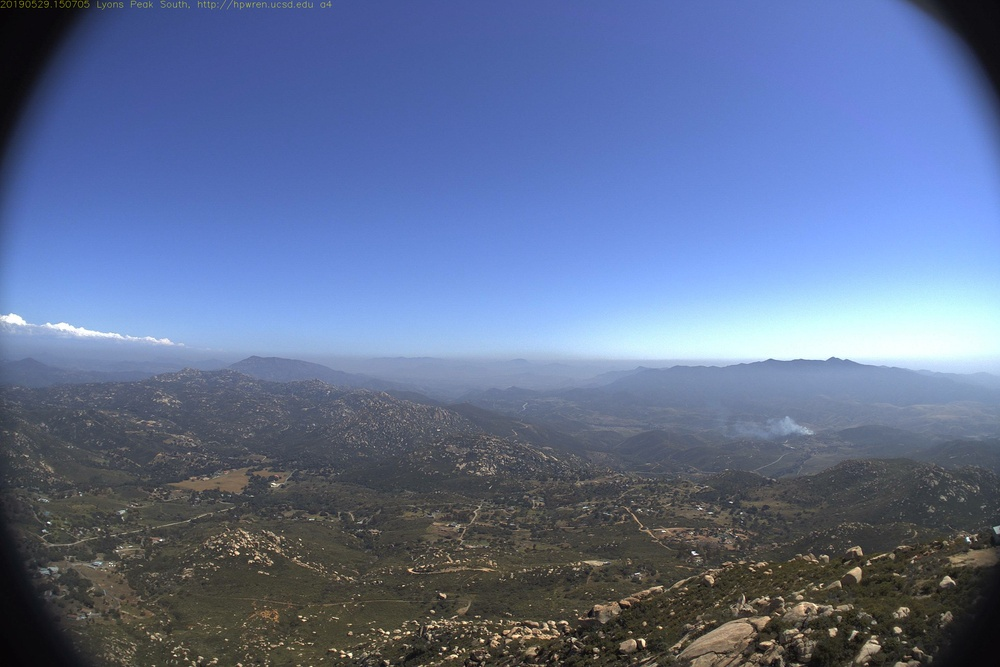
#> input picture examples/noosa/1559167625_+00240.jpg, 1000 x 667 px, shrunk from 3072 x 2048 before the run, found by its file name
$ python cv2_mask.py
#> lines starting #> are read from the running program, lines starting #| are printed output that depends on the picture; after the words box and inside, x2 and y2 are one past the last pixel; in counts of white or black regions, pixels touching at a corner belong together
import cv2

# Load image, create mask, and draw white circle on mask
image_path = "examples/noosa/1559167625_+00240.jpg"
image = cv2.imread(image_path)
#> image is the input picture: shape (667, 1000, 3); mean B, G, R 147.8, 111.9, 95.4

mask_path = "examples/noosa/1559167625_+00240.png"
mask = cv2.imread(mask_path)
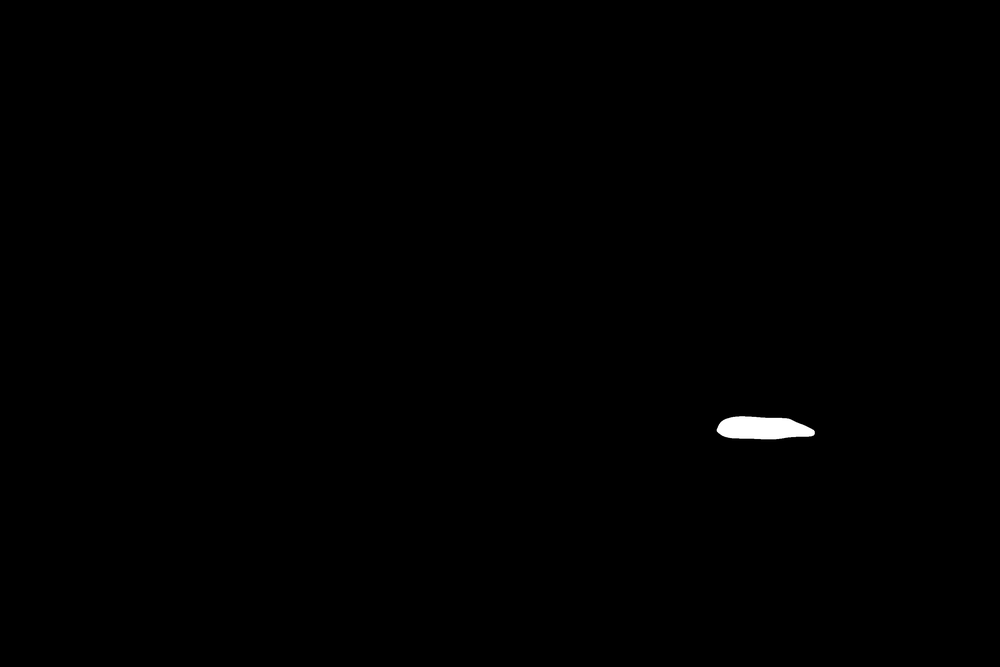
#> input picture examples/noosa/1559167625_+00240.png, 1000 x 667 px, shrunk from 3072 x 2048 before the run, found by its file name
#> mask is the input picture: shape (667, 1000, 3); min 0, max 255, mean 0.7
# mask = 255 - mask
mask[mask < 128] = 0
#> mask: shape (667, 1000, 3); 0.05% of pixels changed, all inside (x1, y1, x2, y2) = (714, 414, 817, 442)
mask[mask >= 128] = 255
#> mask: shape (667, 1000, 3); 0.26% white; 1 white region, box (x1, y1, x2, y2) and area: (717, 416, 815, 439) 1765

# Mask input image with binary mask
result = cv2.bitwise_and(image, mask)
# Color background white
result[mask == 0] = 255  # Optional
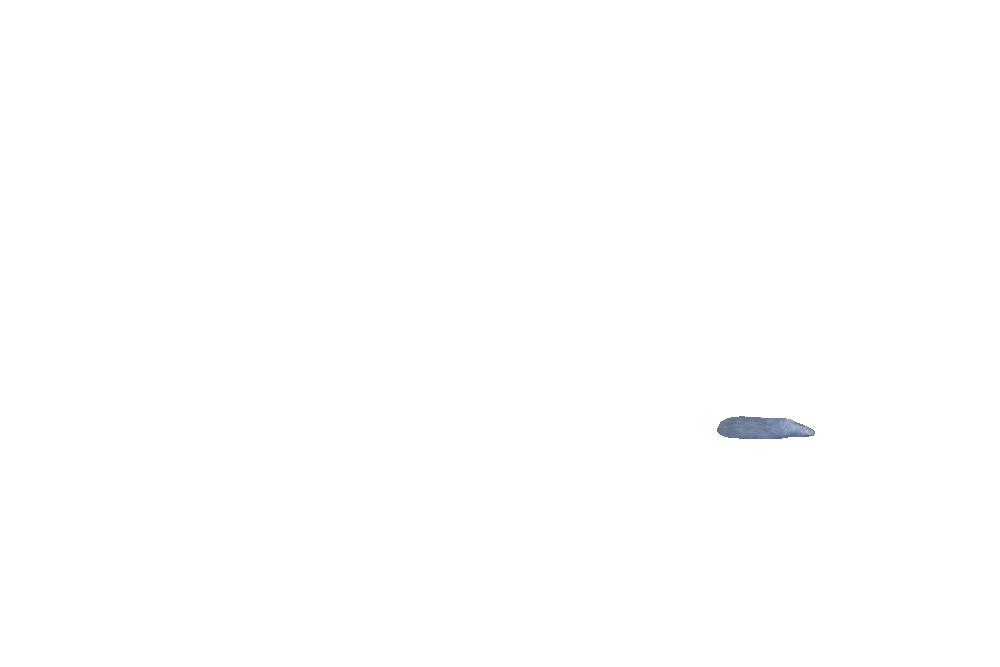
#> result: shape (667, 1000, 3); mean B, G, R 254.7, 254.7, 254.6

sample_path = "examples/noosa/reference.jpg"
cv2.imwrite(sample_path, result)
